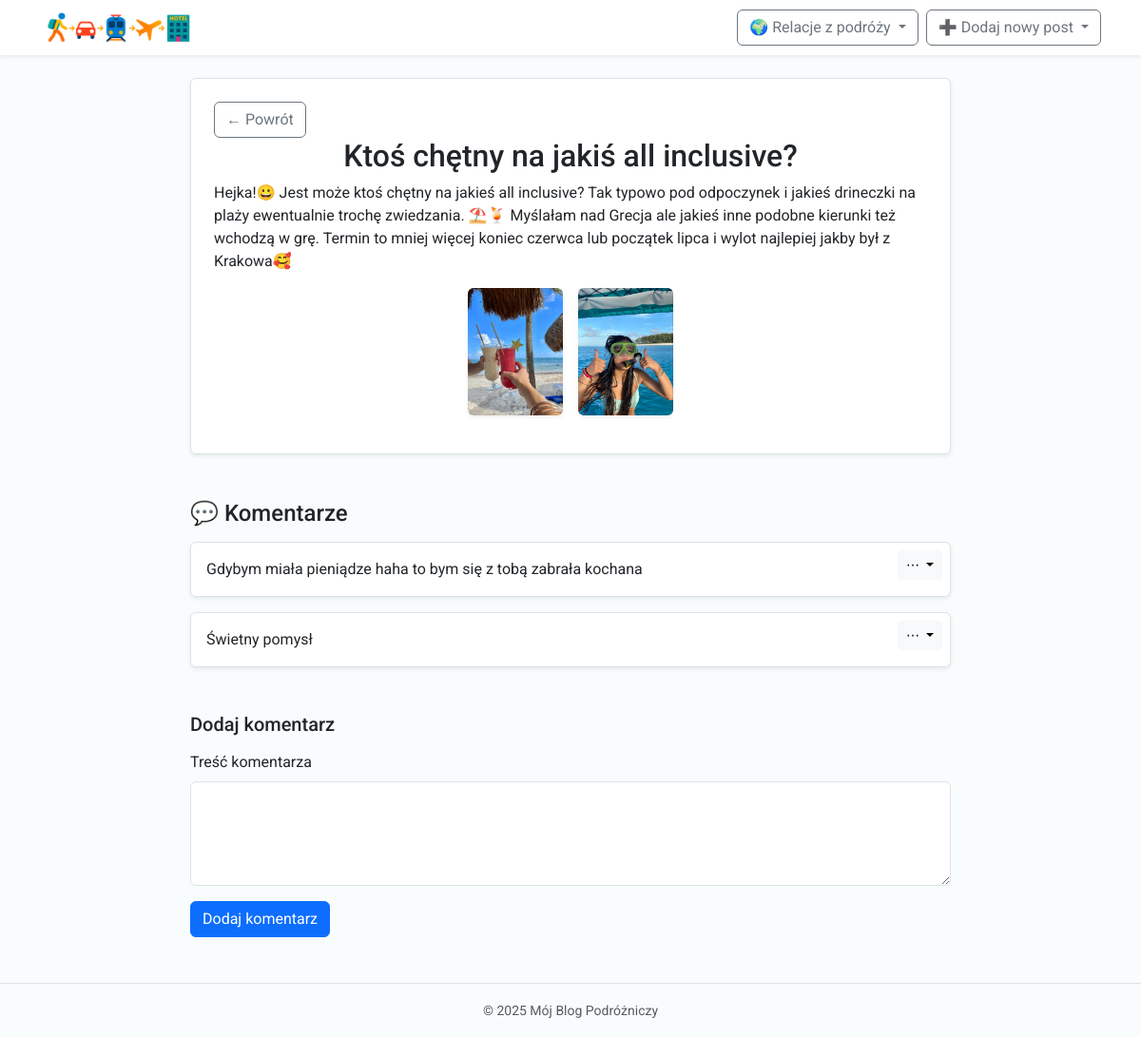
Screenshot of /post/8 with the database file from the repository.
### app.py (models this page shows, shortened)
class Post(db.Model):
    id = db.Column(db.Integer, primary_key=True)
    title = db.Column(db.String(100), nullable=False)
    content = db.Column(db.Text, nullable=False)
    location = db.Column(db.String(100), nullable=True)
    image = db.Column(db.String(300), nullable=True)
    image2 = db.Column(db.String(300), nullable=True) #dodawanie drugiego zdjęcia
    country = db.Column(db.String(100), nullable=True)
    likes = db.Column(db.Integer, default=0)
    created_at = db.Column(db.DateTime, default=datetime.utcnow)

class Comment(db.Model):
    id = db.Column(db.Integer, primary_key=True)
    content = db.Column(db.Text, nullable=False)
    post_id = db.Column(db.Integer, db.ForeignKey('post.id'), nullable=False)
    post = db.relationship('Post', backref=db.backref('comments',cascade="all, delete", lazy=True))

### app.py (the view)
@app.route("/post/<int:post_id>", methods=["GET", "POST"])
def post_detail(post_id):
    post = Post.query.get_or_404(post_id)
    form = CommentForm()
    if form.validate_on_submit():
        comment = Comment(content=form.content.data, post=post)
        db.session.add(comment)
        db.session.commit()
        flash("Dodano komentarz.")
        return redirect(url_for("post_detail", post_id=post.id))
    return render_template("post_detail.html", post=post, form=form)

### forms.py
class CommentForm(FlaskForm):
    content = TextAreaField("Treść komentarza", validators=[DataRequired()])
    submit = SubmitField("Dodaj komentarz")

### templates/post_detail.html (shortened to what this page needs)
{% extends "base.html" %}
{% block content %}
<article class="mb-5 p-4 border rounded shadow-sm mx-auto" style="max-width: 800px; background-color: #ffffff;">
    <a href="{{ url_for('index') }}" class="btn btn-outline-secondary">← Powrót</a>
    <h2 class="text-center">{{ post.title }}</h2>
    <p>{{ post.content }}</p>
    {% if post.image or post.image2 %}
    <div class="d-flex justify-content-center gap-3 my-3">
        {% if post.image %}
            <img src="{{ post.image }}" alt="Zdjęcie" class="img-fluid rounded shadow-sm" style="max-width: 100px; height: auto;">
        {% endif %}
        {% if post.image2 %}
            <img src="{{ post.image2 }}" alt="Zdjęcie 2" class="img-fluid rounded shadow-sm" style="max-width: 100px; height: auto;">
        {% endif %}
    </div>
{% endif %}
</article>
<section class="mb-5 mx-auto" style="max-width: 800px;">
    <h4 class="mb-3">💬 Komentarze</h4>
    <div id="comments-list">
    {% for comment in post.comments %}
        <div class="border rounded p-3 mb-3 bg-white shadow-sm position-relative">
    <div style="max-width: 90%; word-wrap: break-word;">
        {{ comment.content }}
    </div>
    <div class="dropdown position-absolute top-0 end-0 m-2">
        <button class="btn btn-sm btn-light dropdown-toggle" type="button" data-bs-toggle="dropdown" aria-expanded="false">
            ⋯
        </button>
    </div>
</div>
    {% else %}
        <p class="text-muted">Brak komentarzy.</p>
    {% endfor %}
</div>
</section>
<section class="mb-5 mx-auto" style="max-width: 800px;">
    <h5 class="mb-3">Dodaj komentarz</h5>
    <form method="POST" id="comment-form">
        <div class="mb-3">
            {{ form.content.label(class="form-label") }}
            {{ form.content(class="form-control", rows="4") }}
        </div>
         <button type="submit" class="btn btn-primary">Dodaj komentarz</button>
    </form>
</section>
{% endblock %}

### templates/base.html (shortened to what this page needs)
<!DOCTYPE html>
<html>
<head>
    <link href="https://cdn.jsdelivr.net/npm/bootstrap@5.3.0/dist/css/bootstrap.min.css" rel="stylesheet">
    <link rel="stylesheet" href="{{ url_for('static', filename='style.css') }}">
</head>
<body style="background-color: #f8fcfc;">
<nav class="navbar navbar-expand-lg navbar-light sticky-top shadow-sm " style="background-color: #ffffff;">
  <div class="container ">
   <a class="navbar-brand fw-bold d-flex align-items-center ms-n4" href="/">
      <img src="{{ url_for('static', filename='images/logo.png') }}" alt="Logo" style="height: 32px " class=" me-3">
    </a>
    <div class="collapse navbar-collapse" id="navbarMenu">
  <div class="d-flex flex-column flex-md-row align-items-end align-items-md-center justify-content-md-end w-100 gap-2">
    <div class="dropdown">
      <a class="btn btn-outline-secondary dropdown-toggle" href="#" role="button" data-bs-toggle="dropdown">
        🌍 Relacje z podróży
      </a>
    </div>
    <a href="/add" class="btn btn-outline-secondary dropdown-toggle">
      ➕ Dodaj nowy post
    </a>
  </div>
</div>
  </div>
</nav>
<main class="container my-4">
    {% block content %}{% endblock %}
</main>
<footer class="text-center text-muted py-3 border-top">
    <small>&copy; 2025 Mój Blog Podróżniczy</small>
</footer>
</body>
</html>

### templates/static/style.css (style rules this page uses)
body { font-family: 'Roboto', sans-serif; background-color: #f8f9fa; }

### rows the page displays
Post: title "Ktoś chętny na jakiś all inclusive?", content "Hejka!😀 Jest może ktoś chętny na jakieś all inclusive? Tak typowo pod odpoczynek i jakieś drineczki na plaży ewentualnie trochę zwiedzania. ⛱️🍹 Myślałam nad Grecja ale jakieś inne podobne kierunki też wchodzą w grę. Termin to mniej więcej koniec czerwca lub początek lipca i wylot najlepiej jakby był z Krakowa🥰", image (picture), image2 (picture)
Comment: content "Gdybym miała pieniądze haha to bym się z tobą zabrała kochana"
Comment: content "Świetny pomysł"
